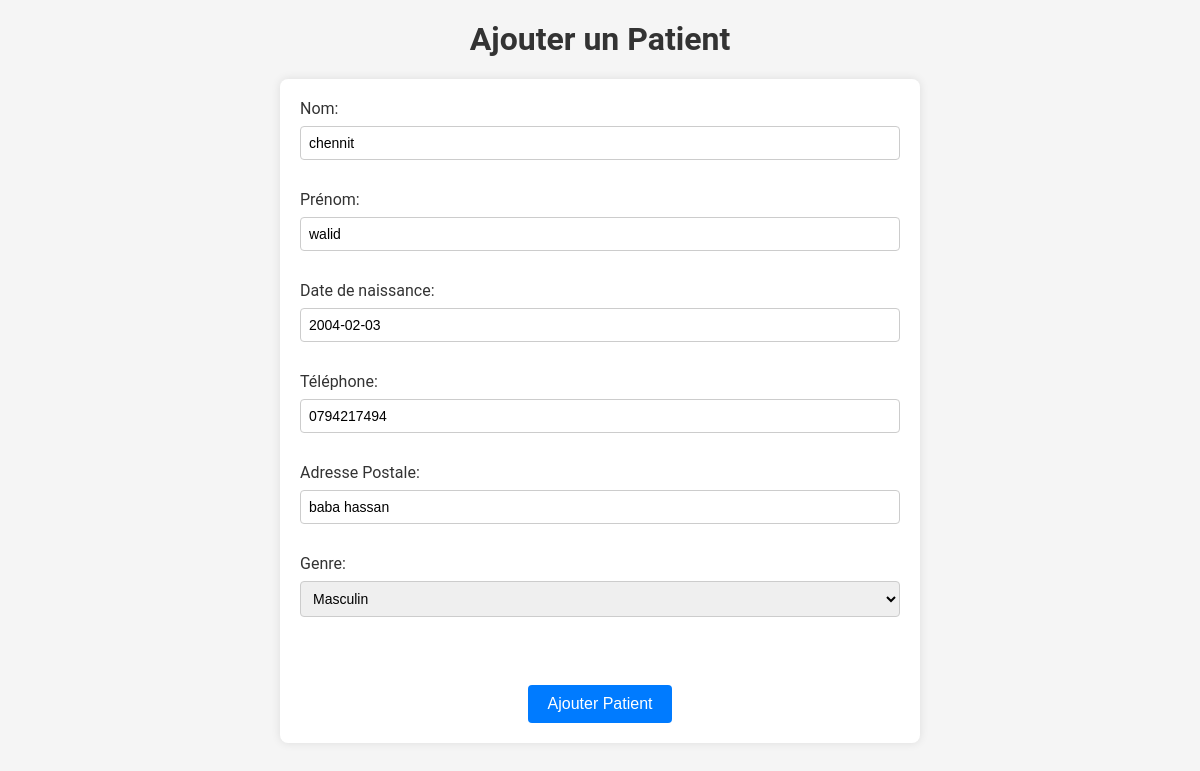
The page /prefill_patient/1/ on the database its author committed.
### app1/models.py (models this page shows, shortened)
class Patient(models.Model) :
    Num_P = models.AutoField(primary_key=True)
    Nom_P = models.CharField(max_length = 50)
    Prenom_P = models.CharField(max_length = 50)
    DateNaissance = models.DateField()
    Telephone_P = models.CharField(max_length = 10, help_text = 'Entrez un numero de telephone valable svp')
    Adresse_P = models.CharField(max_length = 50)
    choix_genre = [
        ('M', 'Masculin'),
        ('F', 'Feminin'),
    ]
    Genre = models.CharField(max_length = 1,choices = choix_genre)

### app1/views.py (the view)
# urls.py: path('prefill_patient/<int:pk>/', prefillPatient, name='prefill_patient'),
def prefillPatient(request, pk):
    patient = Patient.objects.get(Num_P=pk)
    form = PatientForm(instance=patient)
    if request.method == 'POST':
        form = PatientForm(request.POST, instance=patient)
        if form.is_valid():
            form.save()
            return redirect('liste_patients')
    request.session['patient_to_update'] = pk
    context = {'form': form}
    return render(request, 'ajouter_patient.html', context)

### app1/forms.py
class PatientForm(forms.ModelForm) :
    class Meta:
        model = Patient
        fields = '__all__'

### app1/templates/ajouter_patient.html (shortened to what this page needs)
<!DOCTYPE html>
{%load static%}
<html lang="fr">
<head>
    <link href="{% static 'css/styleP.css' %}" rel="stylesheet" />
</head>
<body>
<h1>Ajouter un Patient</h1>
<form method="post" action="{% url 'ajouter_patient' %}">
    <div class="form-group">
        <label for="{{ form.Nom_M.id_for_label }}">Nom:</label>
        {{ form.Nom_P }}
    </div>
    <div class="form-group">
        <label for="{{ form.Prenom_M.id_for_label }}">Prénom:</label>
        {{ form.Prenom_P }}
    </div>
    <div class="form-group">
        <label for="{{ form.Telephone_M.id_for_label }}">Date de naissance:</label>
        {{ form.DateNaissance}}
    </div>
    <div class="form-group">
        <label for="{{ form.Telephone_M.id_for_label }}">Téléphone:</label>
        {{ form.Telephone_P}}
    </div>
    <div class="form-group">
        <label for="{{ form.Telephone_M.id_for_label }}">Adresse Postale:</label>
        {{ form.Adresse_P}}
    </div>
    <div class="form-group">
        <label for="{{ form.Telephone_M.id_for_label }}">Genre:</label>
        {{ form.Genre}}
    </div>
    <br><br>
    <button type="submit">Ajouter Patient</button>
</form>
</body>
</html>

### app1/static/css/styleP.css (style rules this page uses)
body { font-family: 'Roboto', sans-serif; background-color: #f5f5f5; margin: 0; padding: 0; box-sizing: border-box; text-align: center; }
h1 { color: #333; margin-top: 20px; }
form { max-width: 600px; margin: 20px auto; background-color: #fff; padding: 20px; border-radius: 8px; box-shadow: 0 0 10px rgba(0, 0, 0, 0.1); }
.form-group { margin-bottom: 20px; text-align: left; }
label { display: block; margin-bottom: 8px; color: #333; }
input, select { width: 100%; padding: 8px; margin-bottom: 10px; border: 1px solid #ccc; border-radius: 4px; box-sizing: border-box; font-size: 14px; }
button { background-color: #007bff; color: #fff; padding: 10px 20px; border: none; border-radius: 4px; cursor: pointer; font-size: 16px; }

### rows shown on the page
Patient: Nom_P "chennit", Prenom_P "walid", DateNaissance "2004-02-03", Telephone_P "0794217494", Adresse_P "baba hassan", Genre "Masculin"
